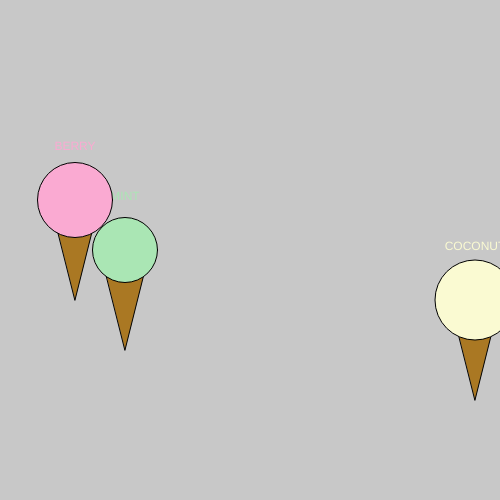
Frame 1 (no input)
Frame 60 (no input): identical to frame 1, image omitted
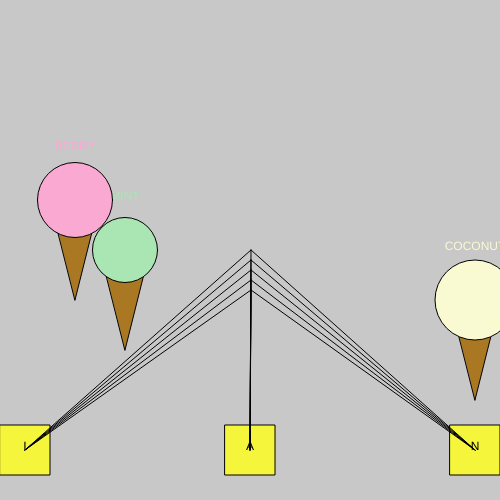
Frame 120 (the mouse pressed at the canvas centre since frame 60)

The p5.js sketch that drew these frames (run headless with seeded random() and noise() and a simulated clock; from frame 60 on, the mouse is pressed at the canvas centre):

// p5.js sketch
// ── sketch.js
let toggle = false;

function setup()
{
    createCanvas(500, 500);
    rectMode(CENTER);
    textAlign(CENTER);
}


function draw()
{
background (200);
iceCream (100, height/2, 65, 170, 230, 180, "MINT");
iceCream (50, 200, 75, 250, 170, 210, "BERRY");
iceCream (450, 300, 80, 250, 250, 210, "COCONUT");

if (toggle ==true)
{
rectRayDisplay(25, 450, 50, "I")
rectRayDisplay(width/2, 450, 50, "A")
rectRayDisplay(width - 25, 450, 50, "N")
}
}


function iceCream(x, y, diameter, r, g, b, flavor)
{
    fill (170, 120, 35); //cone color
triangle (x, y, x + 50, y, x + 25, y +100);
fill (r, g, b);
circle (x + 25, y, diameter);
text(flavor, x + 25, y - 50);
}

function rectRayDisplay(x, y, size, letter)
{
    fill (245, 245, 60);
    rect(x, y, size, size);

    for (let i = 0; i < size; i += 10)
    {
        line(x, y, mouseX + 1, mouseY + i);

    }
    fill (0);
    text (letter, x, y);
}

function mousePressed()
{
    toggle = !toggle;
}
